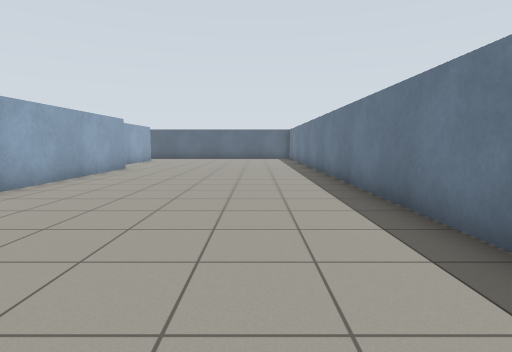
view 1 (above)

23 first-person views from a walk through a world built for the Gazebo simulator. The camera is 1 m above the floor, tilts 6° down and sees 80° across. The floor is counted in squares, 1 m on a side. Each view is taken from the middle of a square. On the plan, view 1 faces up. The plan holds only what a view shows up to about 12 squares ahead; the rest is blank.

view 2
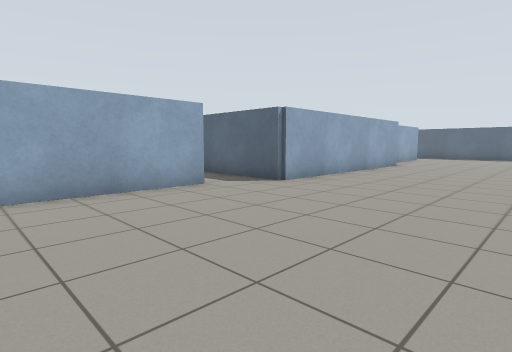

view 3
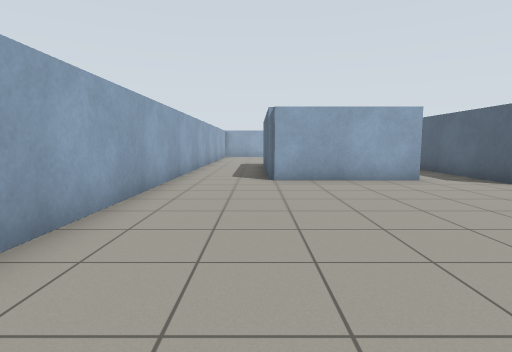

view 4
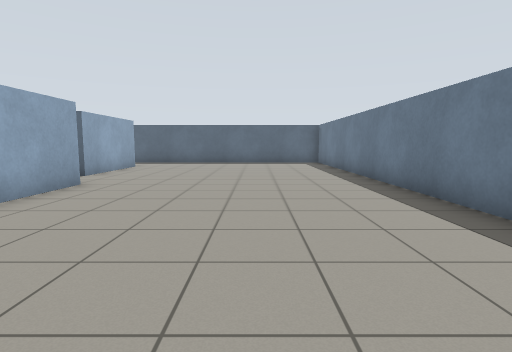

view 5
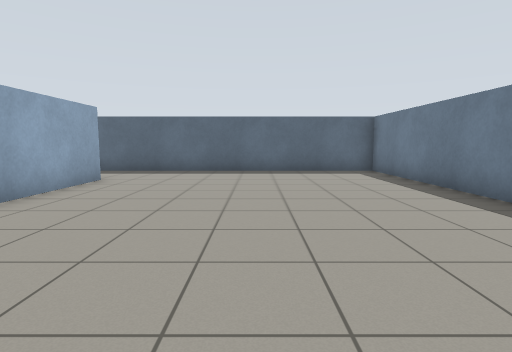

view 6
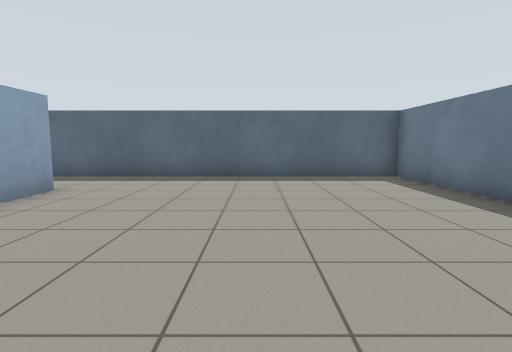

view 7
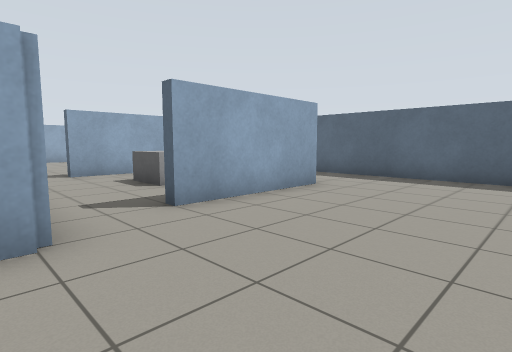

view 8
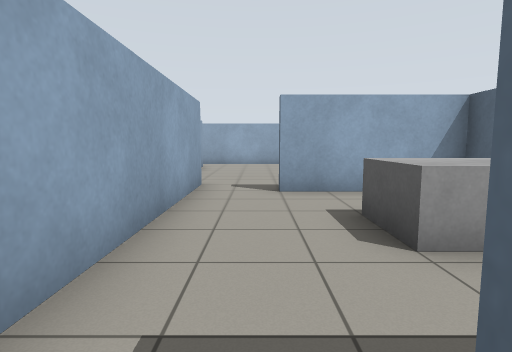

view 9
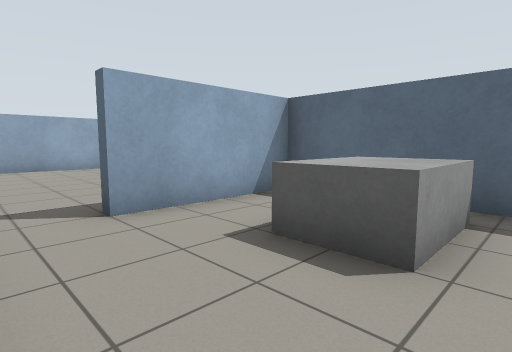

view 10
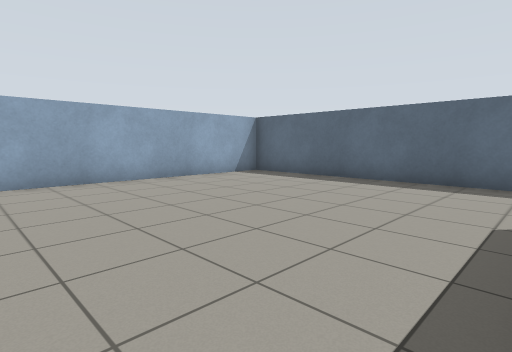

view 11
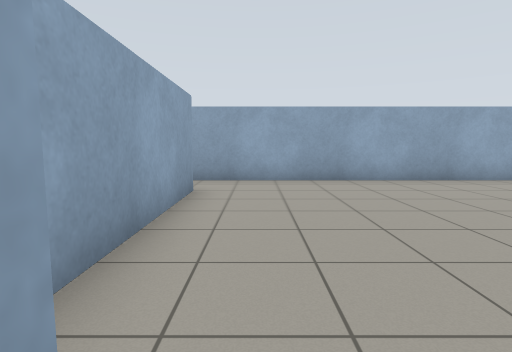

view 12
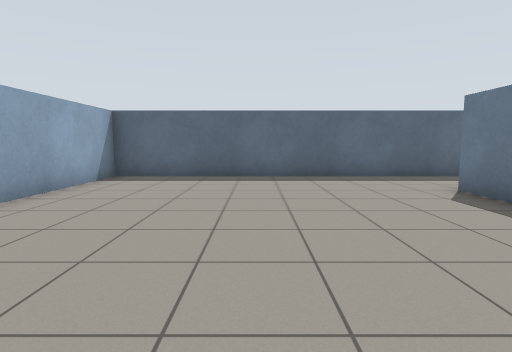

view 13
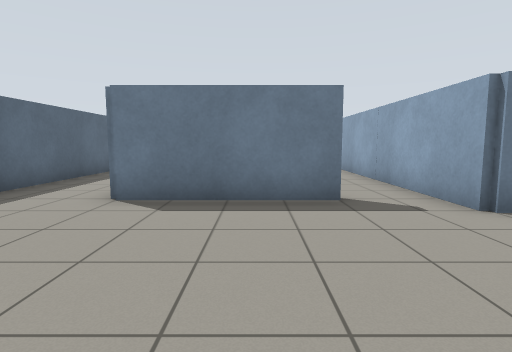

view 14
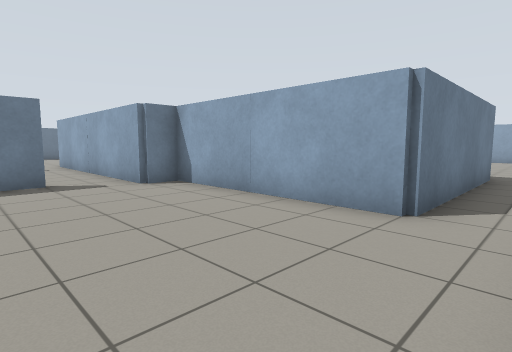

view 15
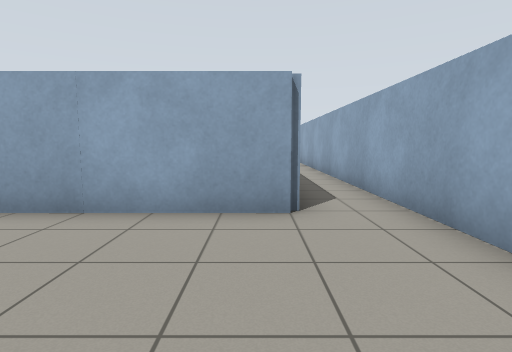

view 16
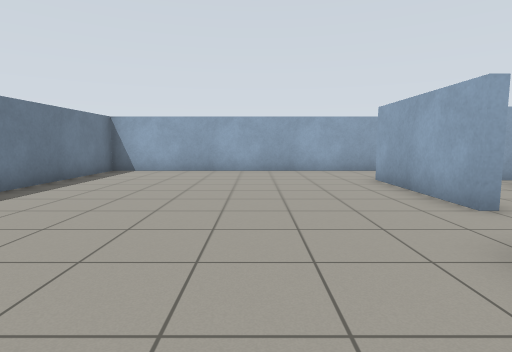

view 17
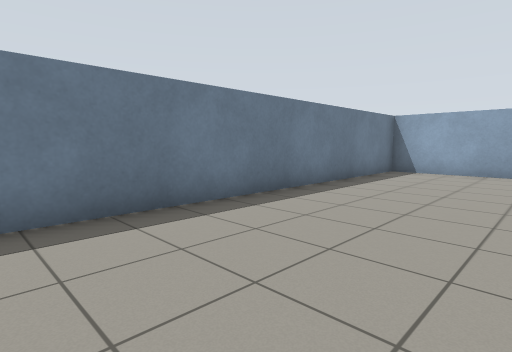

view 18
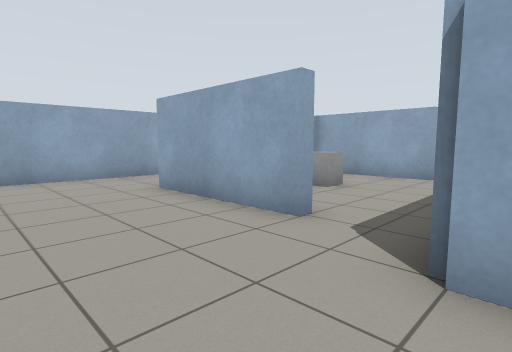

view 19
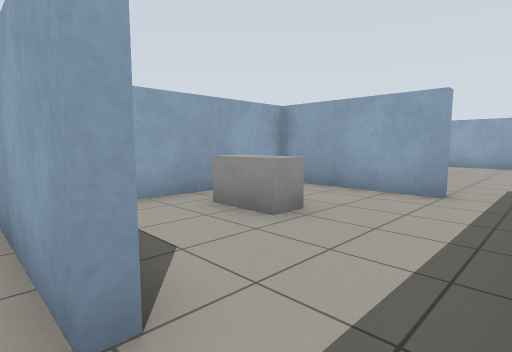

view 20
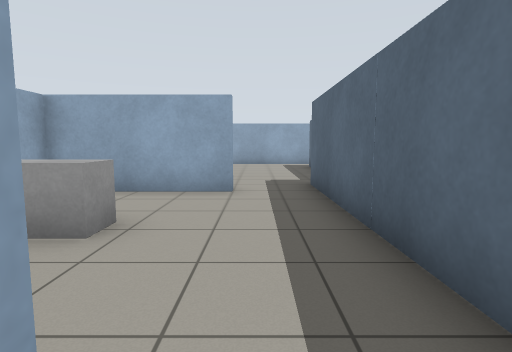

view 21
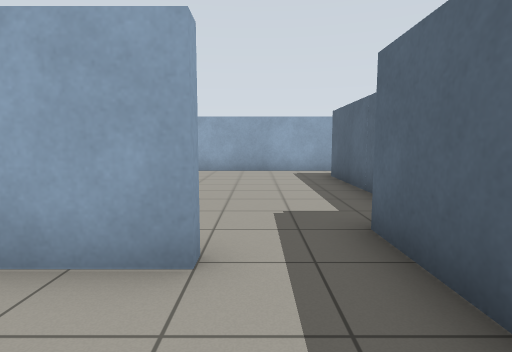

view 22
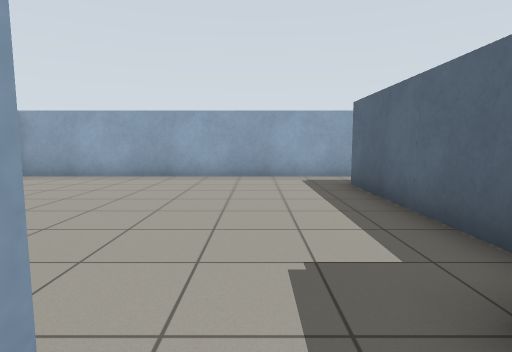

view 23
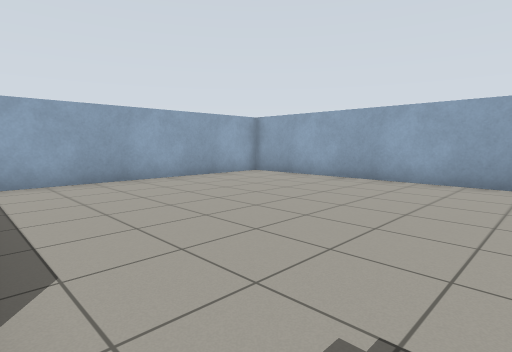

### Floor plan
Ten units are one square. View 1 is at (0, 0); x grows to the right and y downward. Boxes are objects, and circles mark ways between rooms. Rooms are numbered by the first view taken in them; rooms with no view inside come last. Other rooms are left out.
<svg viewBox="-218 -219 247 267">
<path fill="none" stroke="#000" d="M-53 -128 -53 -44 -65 -44M-68 -25 -63 -25 -63 16M-63 -186 -63 -145M-56 43 24 43 24 -214 -56 -214M-125 -127 -60 -126M-63 -145 -68 -145M-84 -184 -123 -184 -123 -145M-123 -145 -126 -145 -126 -188M-197 -117 -137 -116 -137 -127 -125 -127M-56 -214 -213 -214 -213 -114M-128 -25 -123 -25 -123 13 -82 13M-65 -44 -124 -44M-147 -54 -197 -54M-124 -44 -136 -44M-101 43 -56 43M-213 -54 -213 43 -136 43M-63 16 -99 16"/>
<rect x="-105" y="-175" width="20" height="20" fill="#bbb"><title>grey box</title></rect>
<rect x="-105" y="-15" width="20" height="20" fill="#bbb"><title>grey box</title></rect>
<circle cx="-70" cy="-135" r="3" fill="#2a7"/>
<circle cx="-67" cy="-200" r="3" fill="#2a7"/>
<circle cx="-70" cy="-35" r="3" fill="#2a7"/>
<circle cx="-65" cy="35" r="3" fill="#2a7"/>
<circle cx="-130" cy="-135" r="3" fill="#2a7"/>
<circle cx="-130" cy="-35" r="3" fill="#2a7"/>
<text x="-20" y="-90">1</text>
<text x="-100" y="-150">2</text>
<text x="-160" y="-170">3</text>
<text x="-100" y="-20">4</text>
<text x="-160" y="0">5</text>
</svg>
Room 1 opens to room 2. Room 1 opens to room 3. Room 1 opens to room 4. Room 1 opens to room 5. Room 2 opens to room 3. Room 4 opens to room 5.

Where each view was taken, in squares from view 1:
view 1: 0 up, 0 right, facing up
view 2: 2 down, 0 right, facing up-left
view 3: 2 down, 2 right, facing left
view 4: 5 up, 1 left, facing up
view 5: 10 up, 2 left, facing up
view 6: 12 up, 2 left, facing up
view 7: 12 up, 2 left, facing up-left
view 8: 14 up, 6 left, facing left
view 9: 13 up, 8 left, facing up-left
view 10: 13 up, 13 left, facing up-left
view 11: 13 up, 13 left, facing left
view 12: 12 up, 17 left, facing up
view 13: 16 up, 18 left, facing right
view 14: 16 up, 21 left, facing down-right
view 15: 16 up, 19 left, facing down
view 16: 7 up, 3 left, facing down
view 17: 7 up, 2 left, facing down-right
view 18: 5 up, 3 left, facing down-left
view 19: 4 up, 6 left, facing down-left
view 20: 3 up, 6 left, facing left
view 21: 3 up, 10 left, facing left
view 22: 3 up, 12 left, facing left
view 23: 4 up, 13 left, facing down-left
